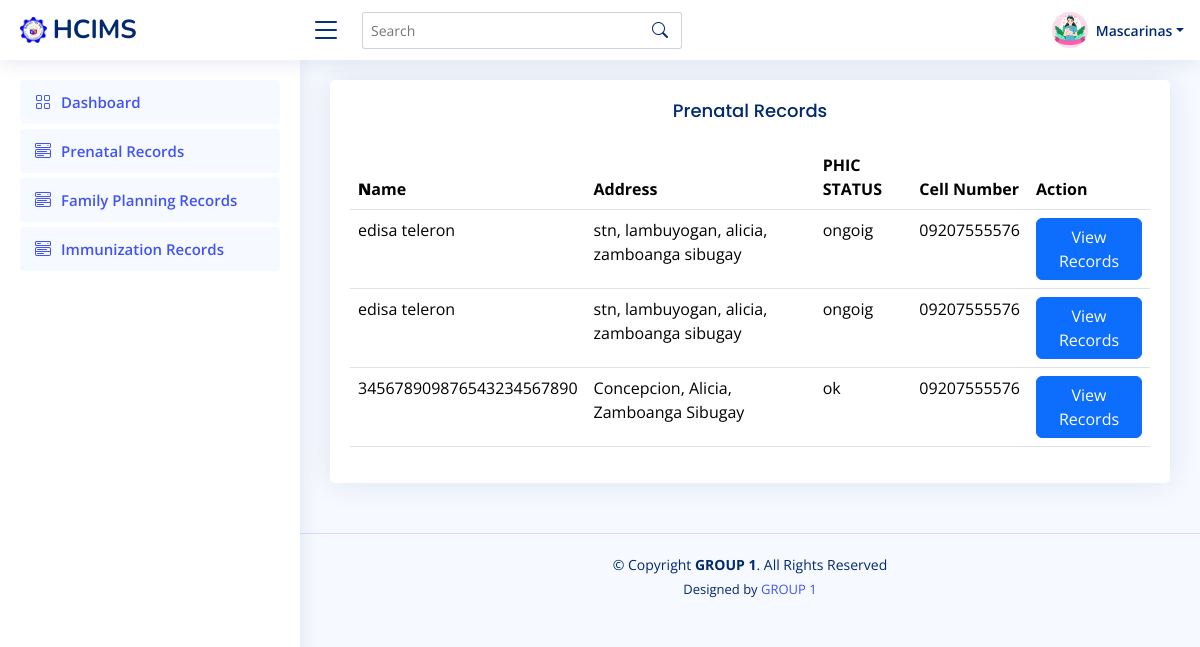
The app's page /midwife/record_prenatal.php (signed in) with its own data.
### tables this page shows
CREATE TABLE `prenatal` (
  `user_id` int(11) NOT NULL,
  `buntis` varchar(255) NOT NULL,
  `cell` varchar(255) NOT NULL,
  `mother` varchar(255) NOT NULL,
  `phic` varchar(255) NOT NULL,
  `name` varchar(255) NOT NULL,
  `age` varchar(255) NOT NULL,
  `status` varchar(255) NOT NULL,
  `religion` varchar(255) NOT NULL,
  `address` varchar(255) NOT NULL,
  `birth` varchar(255) NOT NULL,
  `birthplace` varchar(255) NOT NULL,
  `educ` varchar(255) NOT NULL,
  `occu` varchar(255) NOT NULL,
  `husband` varchar(255) NOT NULL,
  `occuhus` varchar(255) NOT NULL,
  `food` varchar(255) NOT NULL,
  `drug` varchar(255) NOT NULL,
  `others` varchar(255) NOT NULL,
  `smoke` varchar(255) NOT NULL,
  `alco` varchar(255) NOT NULL,
  `menar` varchar(255) NOT NULL,
  `duration` varchar(255) NOT NULL,
  `menor` varchar(255) NOT NULL,
  `otherss` varchar(255) NOT NULL,
  `nochild` varchar(255) NOT NULL,
  `rank` varchar(255) NOT NULL,
  `deceased` varchar(255) NOT NULL,
  `alive` varchar(255) NOT NULL,
  `foodalert` varchar(255) NOT NULL,
  `drugalert` varchar(255) NOT NULL,
  `illness` varchar(255) NOT NULL,
  `accident` varchar(255) NOT NULL,
  `hospi` varchar(255) NOT NULL,
  `arti` varchar(255) NOT NULL,
  `b` varchar(255) NOT NULL,
  `c` varchar(255) NOT NULL,
  `g` varchar(255) NOT NULL,
  `p` varchar(255) NOT NULL,
  `a` varchar(255) NOT NULL,
  `f` varchar(255) NOT NULL,
  `pp` varchar(255) NOT NULL,
  `l` varchar(255) NOT NULL,
  `lmp` varchar(255) NOT NULL,
  `det` varchar(255) NOT NULL,
  `ht` varchar(255) NOT NULL,
  `edc` varchar(255) NOT NULL,
  `blood` varchar(255) NOT NULL,
  `vdrl` varchar(255) NOT NULL,
  `astma` varchar(255) NOT NULL,
  `hyper` varchar(255) NOT NULL,
  `cancer` varchar(255) NOT NULL,
  `othersss` varchar(255) NOT NULL
);

### midwife/record_prenatal.php (the view, shortened to what this page needs)
<?php
if (isset($_SESSION['user_idq']) && isset($_SESSION['nameq']) ) {
?>
<!DOCTYPE html>
<html lang="en">
<head>
  <link href="assets/vendor/bootstrap/css/bootstrap.min.css" rel="stylesheet">
  <link href="assets/vendor/bootstrap-icons/bootstrap-icons.css" rel="stylesheet">
  <link href="assets/vendor/boxicons/css/boxicons.min.css" rel="stylesheet">
  <link href="assets/vendor/quill/quill.snow.css" rel="stylesheet">
  <link href="assets/vendor/quill/quill.bubble.css" rel="stylesheet">
  <link href="assets/vendor/remixicon/remixicon.css" rel="stylesheet">
  <link href="assets/vendor/simple-datatables/style.css" rel="stylesheet">
  <link href="assets/css/style.css" rel="stylesheet">
</head>
<body>
<?php include 'header.php'; ?>
<?php include 'sidebar.php'; ?>
<main id="main" class="main">
<section class="section">
  <div class="row">
    <div class="col-lg-12">
      <div class="card">
        <div class="card-body">
          <center><h5 class="card-title">Prenatal Records</h5></center>
         <table class="table datatable">
            <thead>
              <tr>
                <th>
                  <b>N</b>ame
                </th>
                <th>Address</th>
                <th>PHIC STATUS</th>
                <th>Cell Number</th>
                <th>Action</th>
              </tr>
            </thead>
            <tbody>
            <?php
            include "../conn/conn.php";
                $result = mysqli_query($conn,"select * from prenatal") or die ("database error:".mysqli_error($conn));
                while($row=mysqli_fetch_array($result)){
                $user_id = $row['user_id'];
                $name = $row['name'];
                $address = $row['address'];
                $cell = $row['cell'];
                $phic = $row['phic'];
                ?>
              <tr>
                <td><?php echo $name; ?></td>
                <td><?php echo $address; ?></td>
                <td><?php echo $phic; ?></td>
                <td><?php echo $cell; ?></td>
                <td><a class="btn btn-primary row-md-3" href="view_prenatal.php?records=<?php echo $user_id;?>" >View Records</a></td>
              </tr>
              <?php } ?>
            </tbody>
          </table>
        </div>
      </div>
    </div>
  </div>
</section>
</main>
  <?php include 'footer.php'; ?>
</body>
</html>
<?php
}else{
    header("Location: mwlogin.php");
    exit();
}
?>

### midwife/assets/css/style.css (style rules this page uses)
:root { scroll-behavior: smooth; }
body { font-family: "Open Sans", sans-serif; background: #f6f9ff; color: #444444; }
a { color: #4154f1; text-decoration: none; }
h1, h2, h3, h4, h5, h6 { font-family: "Nunito", sans-serif; }
#main { margin-top: 60px; padding: 20px 30px; transition: all 0.3s; }
.card { margin-bottom: 30px; border: none; border-radius: 5px; box-shadow: 0px 0 30px rgba(1, 41, 112, 0.1); }
.card-title { padding: 20px 0 15px 0; font-size: 18px; font-weight: 500; color: #012970; font-family: "Poppins", sans-serif; }
.card-body { padding: 0 20px 20px 20px; }
@media (min-width: 1200px) { #main, #footer { margin-left: 300px; } }

### records on screen
prenatal: name "edisa teleron", address "stn, lambuyogan, alicia, zamboanga sibugay", phic "ongoig", cell "09207555576"
prenatal: name "edisa teleron", address "stn, lambuyogan, alicia, zamboanga sibugay", phic "ongoig", cell "09207555576"
prenatal: name "345678909876543234567890", address "Concepcion, Alicia, Zamboanga Sibugay", phic "ok", cell "09207555576"

### other values on screen
$_SESSION['nameq'] "Mascarinas"
